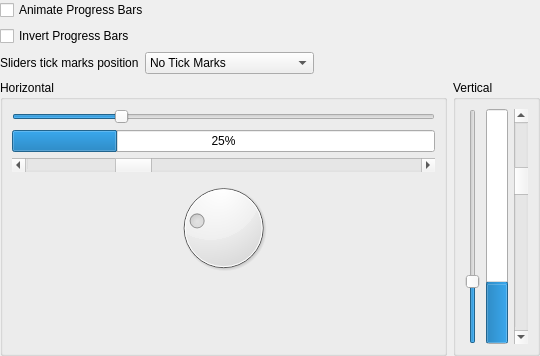
<?xml version="1.0" encoding="UTF-8"?>
<ui version="4.0">
 <class>SliderDemoWidget</class>
 <widget class="QWidget" name="SliderDemoWidget">
  <property name="geometry">
   <rect>
    <x>0</x>
    <y>0</y>
    <width>540</width>
    <height>356</height>
   </rect>
  </property>
  <layout class="QGridLayout" name="gridLayout">
   <property name="leftMargin">
    <number>0</number>
   </property>
   <property name="topMargin">
    <number>0</number>
   </property>
   <property name="rightMargin">
    <number>0</number>
   </property>
   <property name="bottomMargin">
    <number>0</number>
   </property>
   <item row="0" column="0">
    <widget class="QCheckBox" name="animateProgressBarCheckBox">
     <property name="text">
      <string>Animate Progress Bars</string>
     </property>
    </widget>
   </item>
   <item row="1" column="0">
    <widget class="QCheckBox" name="invertProgressBarCheckBox">
     <property name="text">
      <string>Invert Progress Bars</string>
     </property>
    </widget>
   </item>
   <item row="3" column="0">
    <widget class="QGroupBox" name="groupBox">
     <property name="title">
      <string>Horizontal</string>
     </property>
     <layout class="QVBoxLayout" name="verticalLayout">
      <item>
       <widget class="QSlider" name="horizontalSlider">
        <property name="maximum">
         <number>100</number>
        </property>
        <property name="value">
         <number>25</number>
        </property>
        <property name="orientation">
         <enum>Qt::Horizontal</enum>
        </property>
        <property name="tickPosition">
         <enum>QSlider::NoTicks</enum>
        </property>
       </widget>
      </item>
      <item>
       <widget class="QProgressBar" name="horizontalProgressBar">
        <property name="value">
         <number>25</number>
        </property>
        <property name="textVisible">
         <bool>true</bool>
        </property>
       </widget>
      </item>
      <item>
       <widget class="QScrollBar" name="horizontalScrollBar">
        <property name="maximum">
         <number>100</number>
        </property>
        <property name="value">
         <number>25</number>
        </property>
        <property name="orientation">
         <enum>Qt::Horizontal</enum>
        </property>
       </widget>
      </item>
      <item>
       <widget class="QDial" name="dial">
        <property name="maximum">
         <number>100</number>
        </property>
        <property name="value">
         <number>25</number>
        </property>
        <property name="wrapping">
         <bool>false</bool>
        </property>
        <property name="notchesVisible">
         <bool>false</bool>
        </property>
       </widget>
      </item>
      <item>
       <spacer name="verticalSpacer">
        <property name="orientation">
         <enum>Qt::Vertical</enum>
        </property>
        <property name="sizeHint" stdset="0">
         <size>
          <width>20</width>
          <height>40</height>
         </size>
        </property>
       </spacer>
      </item>
     </layout>
    </widget>
   </item>
   <item row="3" column="1">
    <widget class="QGroupBox" name="groupBox_2">
     <property name="title">
      <string>Vertical</string>
     </property>
     <layout class="QHBoxLayout" name="horizontalLayout_2">
      <item>
       <widget class="QSlider" name="verticalSlider">
        <property name="maximum">
         <number>100</number>
        </property>
        <property name="value">
         <number>25</number>
        </property>
        <property name="orientation">
         <enum>Qt::Vertical</enum>
        </property>
       </widget>
      </item>
      <item>
       <widget class="QProgressBar" name="verticalProgressBar">
        <property name="value">
         <number>25</number>
        </property>
        <property name="orientation">
         <enum>Qt::Vertical</enum>
        </property>
       </widget>
      </item>
      <item>
       <widget class="QScrollBar" name="verticalScrollBar">
        <property name="maximum">
         <number>100</number>
        </property>
        <property name="value">
         <number>25</number>
        </property>
        <property name="orientation">
         <enum>Qt::Vertical</enum>
        </property>
       </widget>
      </item>
     </layout>
    </widget>
   </item>
   <item row="2" column="0" colspan="2">
    <layout class="QHBoxLayout" name="horizontalLayout">
     <item>
      <widget class="QLabel" name="label">
       <property name="text">
        <string>Sliders tick marks position</string>
       </property>
      </widget>
     </item>
     <item>
      <widget class="QComboBox" name="tickPositionComboBox">
       <property name="sizeAdjustPolicy">
        <enum>QComboBox::AdjustToContents</enum>
       </property>
       <item>
        <property name="text">
         <string>No Tick Marks</string>
        </property>
       </item>
       <item>
        <property name="text">
         <string>Tick Marks Above Slider</string>
        </property>
       </item>
       <item>
        <property name="text">
         <string>Tick Marks Below Slider</string>
        </property>
       </item>
       <item>
        <property name="text">
         <string>Tick Marks On Both Sides</string>
        </property>
       </item>
      </widget>
     </item>
     <item>
      <spacer name="horizontalSpacer">
       <property name="orientation">
        <enum>Qt::Horizontal</enum>
       </property>
       <property name="sizeHint" stdset="0">
        <size>
         <width>40</width>
         <height>20</height>
        </size>
       </property>
      </spacer>
     </item>
    </layout>
   </item>
  </layout>
 </widget>
 <tabstops>
  <tabstop>animateProgressBarCheckBox</tabstop>
  <tabstop>invertProgressBarCheckBox</tabstop>
  <tabstop>tickPositionComboBox</tabstop>
  <tabstop>horizontalSlider</tabstop>
  <tabstop>dial</tabstop>
  <tabstop>verticalSlider</tabstop>
 </tabstops>
 <resources/>
 <connections/>
</ui>
